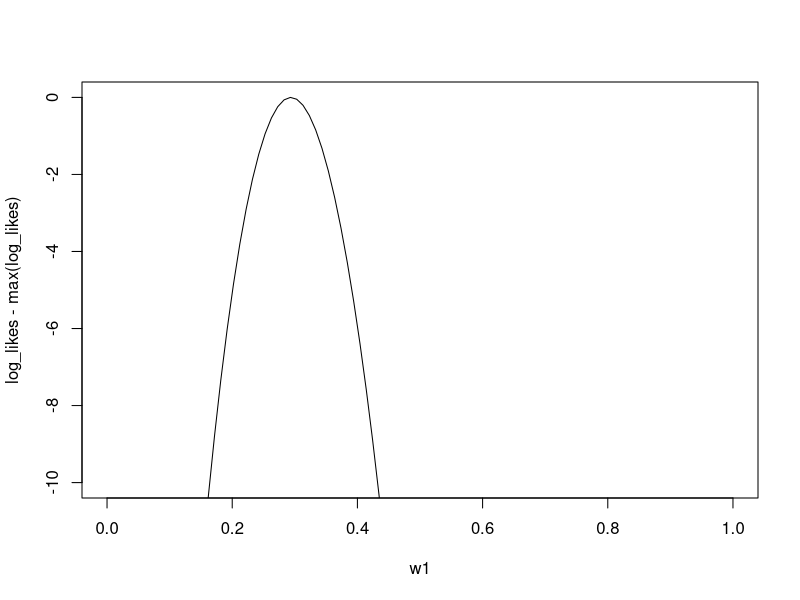
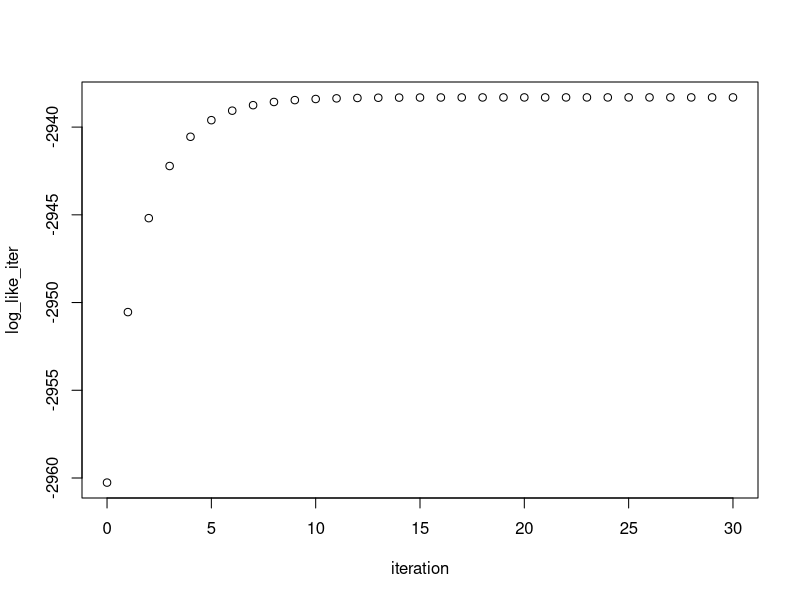
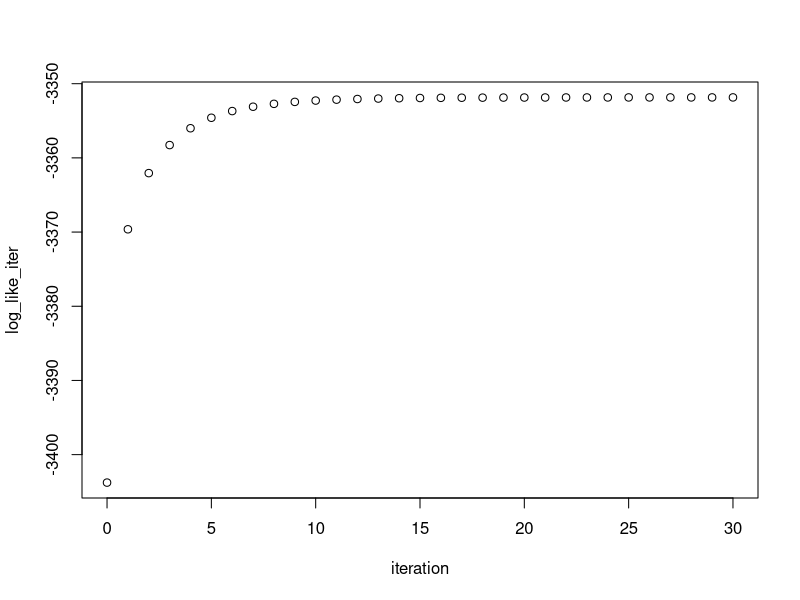

Generate these figures, in order, with R:
## ---- chunk 1
mixture_simulation <- function(N,w,f){
  K = length(w) # get the number of existing sub-populations K 
  #print(K)
  num_markers = dim(f)[2] # get the number of markers from the input matrix f
  #print(num_markers)
  # from range 1 to K, randomly choose N integers. Prob of occurrence is given by the input vector w
  Z = sample.int(K, size=N, replace = TRUE, prob=w) 
  #print(Z)
  # For each random number in Z, perform the following:
  ## simulate binomial for 'num_makers' number of trials, each trial's probability specified in the input matrix F.
  X  = matrix( ,nrow = N, ncol = num_markers) # initialize the data matrix X
  #print(X)
  for (sample in 1:N) {
    subpop = Z[sample] # identify which subpopulation sample belongs to.
    #print(subpop)
    marker = rep(0,num_markers)
    #print(marker)
    # for each marker, perform binomial sampling with prob for each marker specficied in the input matrix F 
    for (i in 1:num_markers) {
      marker[i] = rbinom(1,1,prob = f[subpop,i])
      #print(marker)
    }
    #print(marker)
    X[sample,] = marker
    #print(X)
  }
  return(list("data"=X, "Z"= Z))
}

## ---- chunk 2
log_likelihood <-function(X,f,w){
  N = dim(X)[1] # number of datapoints
  M = dim(X)[2] # number of markers
  K = length(w) # get the number of existing sub-populations K 
  w_p = rep(0,N) # weighted probabilities; total N such probabilites will be computed by below 
  for (n in 1:N) {
    #print(n)
    datapoint = X[n,]
    prob_k = rep(0,K)
    for (k in 1:K) {
      freq = f[k,]
      prob = rep(0,M) # initialize probability vector that will contain probability of each allele
      for (m in 1:M) {
        if (datapoint[m]==1){
          prob[m]=freq[m]
        }
        else {
          prob[m]=1-freq[m]
        }
      }
      prob_k[k] = prod(prob)
      #print(prob_k)
    }
    w_p[n]=sum(w*prob_k) # dot product or linear combination of probabilities weighted by weight vector w
    #print(w_p)
  }
  log_like = sum(log(w_p))
  #print(log_like)
  return(log_like)
}

#ll = log_likelihood(X,ref_freqs,w)

## ---- chunk 3
ref_freqs = rbind(
  c(0.40, 0.12,0.21,0.12,0.02,0.32),
  c(0.80,0.20,0.11,0.17,0.23,0.25)
)
w = c(0.25,0.75)
N = 1000
simul_tusks = mixture_simulation(N,w,ref_freqs)
## ---- chunk 4
X = simul_tusks$data # data simulated from mixture simulation

w1 = seq(0,1,length=100)
w2=1-w1
log_likes = rep(0,100)
for (i in 1:length(w1)) {
  #print(i)
  w = c(w1[i],w2[i])
  log_like = log_likelihood(X,ref_freqs,w)
  #print(log_like)
  log_likes[i] = log_like
}
plot(w1,log_likes-max(log_likes),ylim=c(-10,0), type='l')
## ---- chunk 5
EM <- function(L,pi.init){
  n = dim(L)[1]
  K = dim(L)[2]
  niter = 300
  pi_iters = matrix(nrow = niter+1, ncol = K)
  pi_iters[1,] = pi.init
  pi = pi.init # initialize pi as pi.init input vector
  w = matrix(nrow = n, ncol = K)
  for (iter in 1:niter) {
    for (k in 1:K){
      w[,k] = pi[k]*L[,k]
    }
    for (i in 1:n) {
      w[i,] = w[i,]/sum(w[i,])
    }
    pi = colMeans(w)
    pi_iters[iter+1,] = pi
  }
  return(pi_iters)
}

## This function computes L matrix used in EM function as an input:
Compute_L <-function(X,f){
  N = dim(X)[1] # number of datapoints
  M = dim(X)[2] # number of markers
  K = dim(f)[1] # get the number of existing sub-populations K 
  L = matrix(nrow = N,ncol = K)
  for (n in 1:N) {
    datapoint = X[n,]
    prob_k = rep(0,K)
    for (k in 1:K) {
      freq = f[k,]
      prob = rep(0,M) # initialize probability vector that will contain probability of each allele
      for (m in 1:M) {
        if (datapoint[m]==1){
          prob[m]=freq[m]
        }
        else {
          prob[m]=1-freq[m]
        }
      }
      prob_k[k] = prod(prob)
    }
    L[n,]=prob_k
  }
  return(L)
}

## ---- chunk 6
L = Compute_L(simul_tusks$data, ref_freqs) # Compute L matrix with tusk simulation data matrix 
pi.init = c(0.5,0.5) # initialize our guess that two subpopulations are equally probable.
pi = EM(L,pi.init) # apply EM to tusk simulation
print(pi[dim(pi)[1],]) # print pi from the last iteration.
## ---- chunk 7
log_like_iter = rep(0,31)
for (i in 1:31) { # show log-likelihood for the first 30 iterations
  #print(log_likelihood(X,ref_freqs,pi[i,]))
  log_like_iter[i] = log_likelihood(X,ref_freqs,pi[i,])
}
plot(seq(0,30),log_like_iter,xlab = 'iteration')
## ---- chunk 8
L = Compute_L(simul_tusks$data, ref_freqs) # Compute L matrix with tusk simulation data matrix 

# starting point w = (0.1,0.9)
pi.init = c(0.1,0.9) # initialize our guess that two subpopulations are equally probable.
pi = EM(L,pi.init) # apply EM to tusk simulation
print(pi[dim(pi)[1],]) # print pi from the last iteration.

pi.init = c(0.9,0.1) # initialize our guess that two subpopulations are equally probable.
pi = EM(L,pi.init) # apply EM to tusk simulation
print(pi[dim(pi)[1],]) # print pi from the last iteration.
## ---- chunk 9
ref_freqs2 = rbind(
  c(0.40, 0.12,0.21,0.12,0.02,0.32),
  c(0.80,0.20,0.11,0.17,0.23,0.25),
  c(0.10,0.90,0.18,0.77,0.11,0.5)
)
w = c(0.1,0.35,0.55)
N = 1000

simul_tusks2 = mixture_simulation(N,w,ref_freqs2)

## ---- chunk 10
L = Compute_L(simul_tusks2$data, ref_freqs2) # Compute L matrix with tusk simulation data matrix 
pi.init = c(0.3,0.3,0.4) # initialize our guess that two subpopulations are equally probable.
pi2 = EM(L,pi.init) # apply EM to tusk simulation
print(pi2[dim(pi2)[1],]) # print pi from the last iteration.
## ---- chunk 11
log_like_iter = rep(0,31)
for (i in 1:31) { # show log-likelihood for the first 30 iterations
  #print(log_likelihood(X,ref_freqs,pi[i,]))
  log_like_iter[i] = log_likelihood(simul_tusks2$data,ref_freqs2,pi2[i,])
}
plot(seq(0,30),log_like_iter,xlab = 'iteration')
## ---- chunk 12
L = Compute_L(simul_tusks2$data, ref_freqs2) # Compute L matrix with tusk simulation data matrix 

# starting point w = (0.1,0.9)
pi.init = c(0.1,0.1,0.8) # initialize our guess that two subpopulations are equally probable.
pi = EM(L,pi.init) # apply EM to tusk simulation
print(pi[dim(pi)[1],]) # print pi from the last iteration.

pi.init = c(0.9,0.05,0.05) # initialize our guess that two subpopulations are equally probable.
pi = EM(L,pi.init) # apply EM to tusk simulation
print(pi[dim(pi)[1],]) # print pi from the last iteration.
## ---- chunk 13
library(Matrix)
A <- matrix(c(-0.25,0.25,0,1,0.25,-0.5,0.25,1,0,0.25,-0.25,1),ncol=3,nrow = 4)
b <- c(0,0,0,1)
pi <- drop(solve(t(A)%*%A, t(A)%*%b))
pi
## ---- chunk 14
#library(Matrix)
A <- matrix(c(-0.25,0.25,0,0,0,0,1,
              0.25,-0.5,0.25,0,0,0,1,
              0,0.25,-0.5,0.25,0,0,1,
              0,0,0.25,-0.5,0.25,0,1,
              0,0,0,0.25,-0.5,0.25,1,
              0,0,0,0,0.25,-0.25,1),ncol=6,nrow = 7)
b <- c(0,0,0,0,0,0,1)
pi <- drop(solve(t(A)%*%A, t(A)%*%b))
pi
## ---- chunk 15
A <- matrix(c(-1,0.5,0.5,1,
              0.25,-0.5,0.25,1,
              0.25,0.25,-0.5,1),ncol=3,nrow = 4)
b <- c(0,0,0,1)
pi <- drop(solve(t(A)%*%A, t(A)%*%b))
pi
## ---- chunk 16
P <- matrix(c(0,0.25,0.25,
              0.5,0.5,0.25,
              0.5,0.25,0.5),ncol=3,nrow = 3)
for (i in 1:3) {
  for (j in 1:3) {
    left = pi[i]*P[i,j]
    right = pi[j]*P[j,i]
    #print(left)
    #print(right)
    print(isTRUE(all.equal(left, right)))
  }
}
